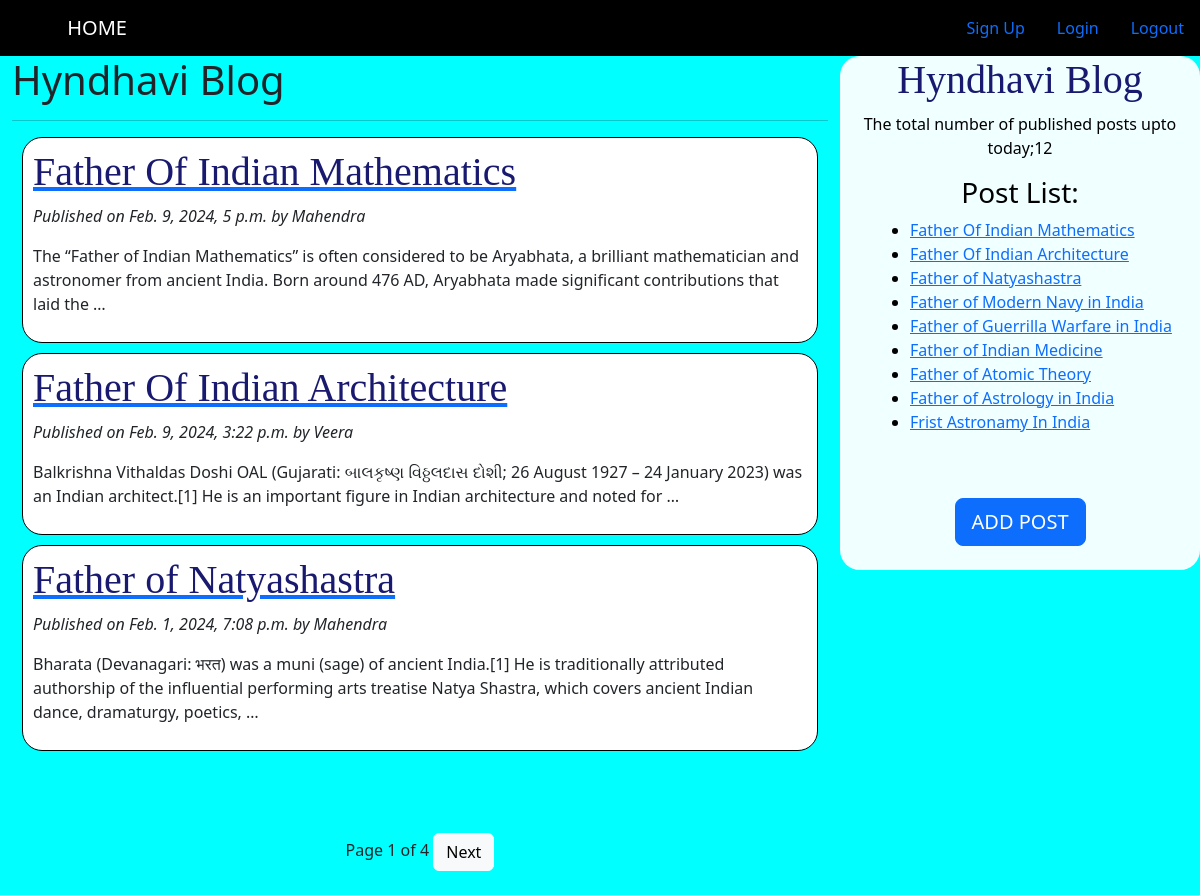
The page / on the database its author committed.
### testapp/models.py (models this page shows, shortened)
class Blog(models.Model):
    STATUS_CHOICES=(('draft', 'Draft'),('published','Published'))
    title = models.CharField(max_length=256)
    slug = models.SlugField(max_length=256, unique_for_date='publish')
    author = models.ForeignKey(User, related_name='blog_posts',on_delete=models.DO_NOTHING,)
    body = models.TextField()
    publish = models.DateTimeField(default=timezone.now)
    created = models.DateTimeField(auto_now_add=True)
    update = models.DateTimeField(auto_now=True)
    atatus = models.CharField(max_length=10, choices=STATUS_CHOICES, default='draft')
    objects = CustomManger()
    class Meta:
        ordering = ('-publish',)
    def url(self):
        return reverse('post', args=[self.publish.year, self.publish.strftime('%m'), self.publish.strftime('%d'), self.slug])

### testapp/views.py (the view)
# urls.py: 2. Add a URL to urlpatterns:  path('', views.home, name='home')
def home(request):
    post_list = Blog.objects.all()
    paginator = Paginator(post_list, 3)
    page_num = request.GET.get('page')
    try:
        post_list = paginator.page(page_num)
    except PageNotAnInteger :
        post_list = paginator.page(1)
    except EmptyPage :
        post_list = paginator.page(paginator.num_pages)
    return render(request, "testapp/home.html", {'post_list':post_list})

### testapp/models.py (called while the page is built)
    def get_queryset(self):
        return super().get_queryset().filter(atatus='published')

### testapp/templatetags/blog_tags.py (called while the page is built)
@register.simple_tag
def total_posts():
    return Blog.objects.count()

@login_required()
@register.inclusion_tag('testapp/list.html')
def post_list(count=10):
    list = Blog.objects.order_by('-publish',)[:9]
    return {'list':list}

### templates/testapp/home.html (shortened to what this page needs)
<!DOCTYPE html>
{% extends 'testapp/base.html' %}
{%block content %}
<h1>Hyndhavi Blog</h1>
<hr>
{% for post in post_list %}
<div class="list">
    <a href="{{post.url}}"><h2>{{post.title}}</h2></a>
    <i id ="p">Published on {{post.publish}} by {{post.author|title}}</i>
<p>{{post.body|truncatewords:30|linebreaks}}</p>
</div>
{%endfor%}
<br><br><br>
{%include 'testapp/page.html' with page=post_list%}
{%endblock%}

### templates/testapp/list.html
<ul class="li" style="float:center;" xmlns="http://www.w3.org/1999/html">
    {%for post in list%}
    <li><a href="{{post.url}}">{{post.title}}</a></li>
    {%endfor%}
</ul>
<br><br>

### static/css/st.css (style rules this page uses)
body { background-color:Cyan; }
.list { background:white; padding:10px; border:1px solid black; border-radius:20px; margin:10px; }
h2 { font-family: serif; color:MidnightBlue; font-size:40px; }
.li { padding-left:70px; text-align:left; }
#p { text-family:italic; }

### rows shown on the page
Blog: title "Father Of Indian Mathematics", publish "Feb. 9, 2024, 5 p.m.", author "Mahendra", body "The “Father of Indian Mathematics” is often considered to be Aryabhata, a brilliant mathematician and astronomer from ancient India. Born around 476 AD, Aryabhata made significant contributions that laid the …"
Blog: title "Father Of Indian Architecture", publish "Feb. 9, 2024, 3:22 p.m.", author "Veera", body "Balkrishna Vithaldas Doshi OAL (Gujarati: બાલકૃષ્ણ વિઠ્ઠલદાસ દોશી; 26 August 1927 – 24 January 2023) was an Indian architect.[1] He is an important figure in Indian architecture and noted for …"
Blog: title "Father of Natyashastra", publish "Feb. 1, 2024, 7:08 p.m.", author "Mahendra", body "Bharata (Devanagari: भरत) was a muni (sage) of ancient India.[1] He is traditionally attributed authorship of the influential performing arts treatise Natya Shastra, which covers ancient Indian dance, dramaturgy, poetics, …"
Blog: title "Father of Modern Navy in India"
Blog: title "Father of Guerrilla Warfare in India"
Blog: title "Father of Indian Medicine"
Blog: title "Father of Atomic Theory"
Blog: title "Father of Astrology in India"
Blog: title "Frist Astronamy In India"

### other values the page prints
{{ page.number }} "1"
{{ page.paginator.num_pages }} "4"
